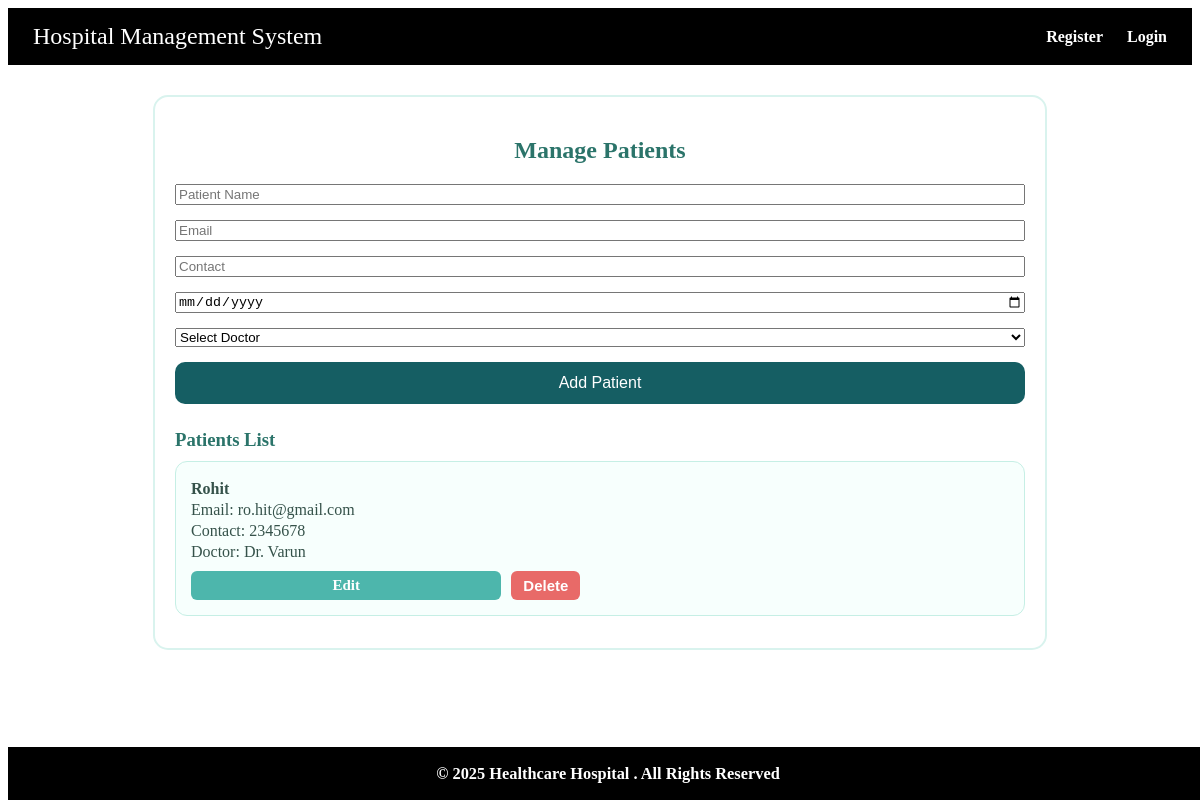
Page /patients on the committed database.
### app.py (models this page shows)
class User(db.Model):
    __tablename__='user_accounts'
    id=db.Column(db.Integer,primary_key=True)
    username=db.Column(db.String(100),unique=True,nullable=False)
    role=db.Column(db.String(50),nullable=False)
    gender=db.Column(db.String(10),nullable=True)
    dob=db.Column(db.Date,nullable=False)
    dept_ref_id=db.Column(db.Integer,db.ForeignKey('medical_departments.id'),nullable=True)
    contact=db.Column(db.String(15),nullable=False)
    registered_on=db.Column(db.DateTime,default=lambda:datetime.now(timezone.utc))
    email_address=db.Column(db.String(100),unique=True,nullable=False)
    password=db.Column(db.String(100),nullable=False)
    department=db.relationship("Department",back_populates="doctors")
    doctor_id = db.Column(db.Integer)
    appointments_as_patient=db.relationship('Appointment',foreign_keys='Appointment.patient_id',backref='patient_details')
    appointments_as_doctors=db.relationship('Appointment',foreign_keys='Appointment.doctor_id',backref='doctor_details')

### app.py (the view)
@app.route('/patients')
def patients_page():
    patients=User.query.filter_by(role='patient').all()
    doctors=User.query.filter_by(role='doctor').all()
    return render_template('patients.html',patients=patients,doctors=doctors)

### templates/patients.html (shortened to what this page needs)
{% extends "base.html" %}
{% block content %}
<div class="patient-content">
    <div class="patient-box">
        <h2>Manage Patients</h2>
        <div class="Add-patients">
            <form action="{{url_for('add_patient')}}" method="POST">
                <input type="text" name="username" placeholder="Patient Name" required>
                <input type="email" name="email" placeholder="Email" required>
                <input type="text" name="contact" placeholder="Contact" required>
                <input type="date" name="dob" required>
                <select name="assigned_doctor">
                    <option disabled selected>Select Doctor</option>
                </select>
                <button type="submit">Add Patient</button>
            </form>
        </div>
        <div class="patients-section">
            <h3>Patients List</h3>
            {% if patients %}
                {% for p in patients %}
                    <div class="patient-card">
                        <p><strong>{{ p.username }}</strong></p>
                        <p>Email: {{ p.email_address }}</p>
                        <p>Contact: {{ p.contact }}</p>
                        <p>Doctor:
                            {% if p.doctor_id %}
                                {% for d in doctors %}
                                    {% if d.id == p.doctor_id %}
                                        Dr. {{ d.username }}
                                    {% endif %}
                                {% endfor %}
                            {% else %}
                                Not Assigned
                            {% endif %}
                        </p>
                        <div class="patients-buttons">
                            <a href="{{ url_for('edit_patient', patient_id=p.id) }}" class="edit-btn">Edit</a>
                            <form action="{{ url_for('delete_patient', patient_id=p.id) }}" method="POST" class="delete-form">
                                <button type="submit" class="delete-btn">Delete</button>
                            </form>
                        </div>
                    </div>
                {% endfor %}
            {% else %}
                <p>No patients added yet.</p>
            {% endif %}
        </div>
    </div>
</div>
{% endblock %}

### static/style.css (style rules this page uses)
.view-btn, .edit-btn, .delete-btn { text-align: center; padding: 8px 14px; border-radius: 8px; font-size: 15px; font-weight: 600; text-decoration: none; width: 100%; display: block; }
.edit-btn { background: #4db6ac; color: white; }
.delete-btn { background: #e57373; color: white; border: none; cursor: pointer; }
.delete-form button { border: none; width:100%; }
.edit-btn, .delete-btn { width: 100px; padding: 10px 0; border-radius: 8px; font-size: 15px; font-weight: 600; border: none; cursor: pointer; text-align: center; }
.edit-btn { background: #26a4a4; color: white; width:35%; }
.delete-btn { background: #e15b5b; color: white; width:35%; }
.patient-content { display: flex; justify-content: center; padding: 30px 0; }
.patient-box { width: 90%; max-width: 850px; background: #ffffff; padding: 20px; border-radius: 15px; border: 2px solid #d9f3ee; }
.patient-box h2 { text-align: center; color: #2b746a; margin-bottom: 20px; }
.patients-section h3 { margin-top: 25px; margin-bottom: 10px; color: #2b746a; }
.patient-card { background: #f7fffd; padding: 15px; border-radius: 12px; border: 1.8px solid #c6efe5; margin-bottom: 12px; }
.patient-card p { margin: 3px 0; color: #35524a; }
.patients-buttons { margin-top: 10px; display: flex; gap: 10px; }
.edit-btn { background: #4db6ac; padding: 6px 12px; color: white; border-radius: 6px; text-decoration: none; }
.delete-btn { background: #e86a68; padding: 6px 12px; color: white; border: none; border-radius: 6px; cursor: pointer; }
form { display: flex; flex-direction: column; gap: 15px; }
button { background: #155e63; color: white; padding: 12px; border: none; border-radius: 10px; font-size: 16px; cursor: pointer; }

### rows in the picture
User: username "Rohit", email_address "ro.hit@gmail.com", contact "2345678"
User: username "Varun"
